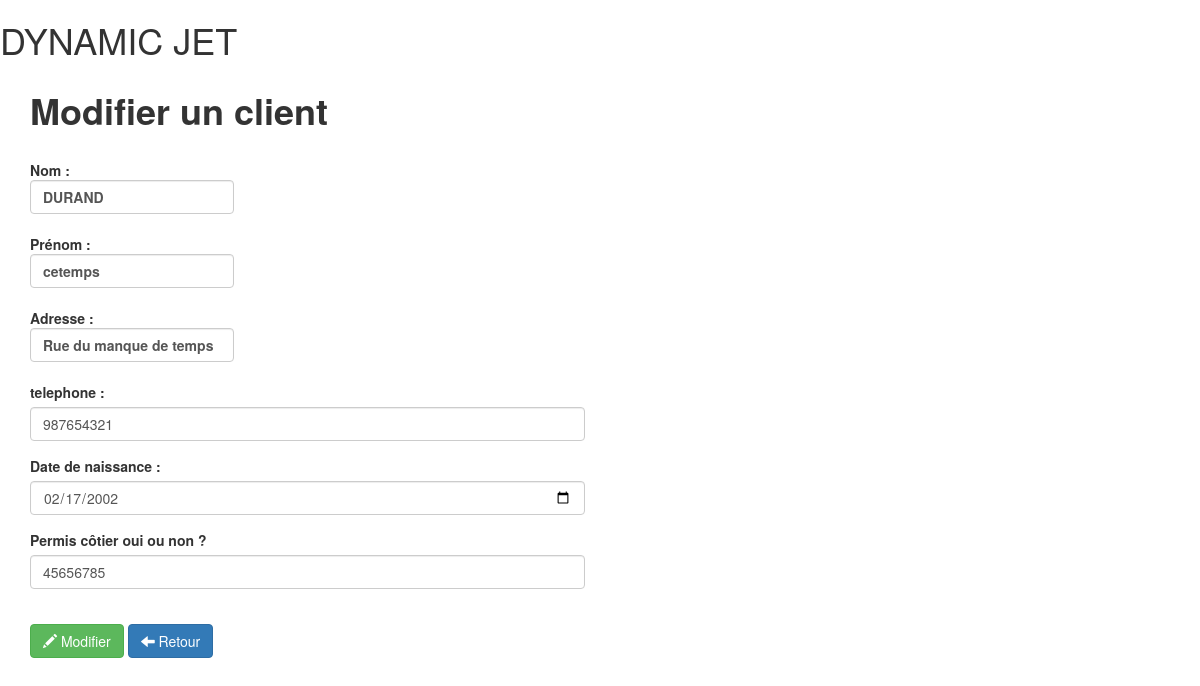
Page /clients/update.php?id=2 on the committed database.
### tables this page shows
CREATE TABLE IF NOT EXISTS `clients` (
  `id_client` int(11) NOT NULL AUTO_INCREMENT,
  `nom` varchar(100) NOT NULL,
  `prenom` varchar(100) NOT NULL,
  `adresse` varchar(255) NOT NULL,
  `telephone` int(15) NOT NULL,
  `datenaissance` date NOT NULL,
  `numpermiscotier` varchar(100) NOT NULL,
  PRIMARY KEY (`id_client`)
);

### clients/update.php (the view, shortened to what this page needs)
<?php
    if(!empty($_GET['id']))
    {
        $id = checkInput($_GET['id']);
    }
    if(!empty($_POST))
    {
        $nom              = checkInput($_POST['nom']);
        $prenom           = checkInput($_POST['prenom']);
        $adresse          = checkInput($_POST['adresse']);
        $telephone        = checkInput($_POST['telephone']);
        $datenaissance    = checkInput($_POST['datenaissance']);
        $numpermiscotier  = checkInput($_POST['numpermiscotier']);
        $db = Database::connect();
        $statement = $db->prepare("UPDATE clients  set nom = ?, prenom = ?, adresse = ?, telephone = ?, datenaissance = ?, numpermiscotier = ? WHERE id_client = ?");
        $statement->execute(array($nom,$prenom,$adresse,$telephone,$datenaissance, $numpermiscotier, $id));
        Database::disconnect();
        header("Location: index.php");
    }
    else
    {
        $db = Database::connect();
        $statement = $db->prepare("SELECT * FROM clients where id_client = ?");
        $statement->execute(array($id));
        $client             = $statement->fetch();
        $nom                = $client['nom'];
        $prenom             = $client['prenom'];
        $adresse            = $client['adresse'];
        $telephone          = $client['telephone'];
        $datenaissance      = $client['datenaissance'];
        $numpermiscotier    = $client['numpermiscotier'];
    }
    function checkInput($data)
    {
      $data = trim($data);
      $data = stripslashes($data);
      $data = htmlspecialchars($data);
      return $data;
    }
?>
<!DOCTYPE html>
<html>
    <head>
        <link rel="stylesheet" href="https://maxcdn.bootstrapcdn.com/bootstrap/3.3.6/css/bootstrap.min.css">
        <link rel="stylesheet" href="">
    </head>
    <body>
        <h1 class="text-logo">DYNAMIC JET </span></h1>
         <div class="container admin">
            <div class="row">
                <div class="col-sm-6">
                    <h1><strong>Modifier un client</strong></h1>
                    <br>
                    <form class="form" action="<?php echo 'update.php?id='.$id;?>" role="form" method="post" enctype="multipart/form-data">
                        <div class="form-group">
                            <label for="">Nom :
                            <input type="text" class="form-control" id="nom" name="nom" placeholder="Nom" value="<?php echo $nom;?>" required>
                        </div>
                        <div class="form-group">
                            <label for="">Prénom :
                            <input type="text" class="form-control" id="prenom" name="prenom" placeholder="prenom" value="<?php echo $prenom;?>" required>
                        </div>
                        <div class="form-group">
                            <label for="">Adresse :
                            <input type="text" class="form-control" id="adresse" name="adresse" placeholder="Adresse" value="<?php echo $adresse;?>" required>
                        </div>
                        <div class="form-group">
                        <label for="">telephone :</label>
                        <input type="text" class="form-control" id="telephone" name="telephone" placeholder="Numéro de téléphone" value="<?php echo $telephone;?>" required>
                    </div>
                    <div class="form-group">
                        <label for="">Date de naissance :</label>
                        <input type="date" class="form-control" id="datenaissance" name="datenaissance" placeholder="Date de naissance" value="<?php echo $datenaissance;?>" required>
                    </div>
                    <div class="form-group">
                        <label for="">Permis côtier oui ou non ? </label>
                        <input type="text" class="form-control" id="numpermiscotier" name="numpermiscotier" placeholder="numpermiscotier" value="<?php echo $numpermiscotier;?>" required>
                    </div>
                        <br>
                        <div class="form-actions">
                            <button type="submit" name="modif" class="btn btn-success"><span class="glyphicon glyphicon-pencil"></span> Modifier</button>
                            <a class="btn btn-primary" href="index.php"><span class="glyphicon glyphicon-arrow-left"></span> Retour</a>
                       </div>
                    </form>
                </div>
            </div>
        </div>
    </body>
</html>

### rows in the picture
clients: nom "DURAND", prenom "cetemps", adresse "Rue du manque de temps", telephone "987654321", datenaissance "02/17/2002", numpermiscotier "45656785"
